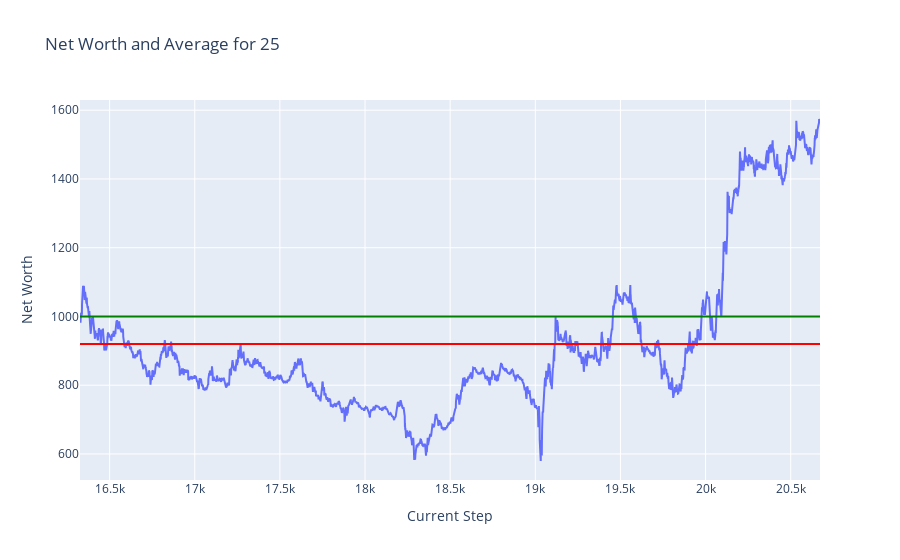
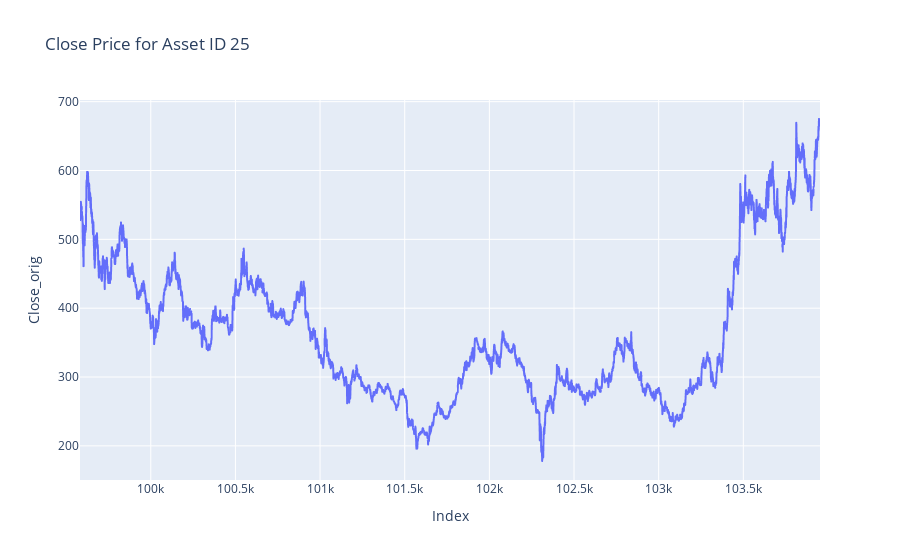

The notebook cell saved with these charts, in order:
### Markdown cell above
## Plots

### Code cell
token = 25
plot_token_data(df = test_hist_df, token = token)
plot_close_by_asset(df= test_df, asset_id= token)

### Figure 1 — Plotly figure (JSON) as saved in the notebook; plotly's stock layout.template omitted (floating-point values rounded to 4 significant figures; data arrays with more than 128 entries replaced by an {"elided": "..."} marker saying what was removed)
{"data": [{"mode": "lines", "name": "Net Worth", "type": "scatter", "x": {"elided": "4347 int values"}, "y": {"elided": "4347 float values"}}], "layout": {"shapes": [{"line": {"color": "green"}, "name": "Net Worth = 1000", "type": "line", "x0": 0, "x1": 1, "xref": "x domain", "y0": 1000, "y1": 1000, "yref": "y"}, {"line": {"color": "red"}, "name": "Average Net Worth = 919.80", "type": "line", "x0": 0, "x1": 1, "xref": "x domain", "y0": 919.8, "y1": 919.8, "yref": "y"}], "title": {"text": "Net Worth and Average for 25"}, "xaxis": {"title": {"text": "Current Step"}}, "yaxis": {"title": {"text": "Net Worth"}}}}

### Figure 2 — Plotly figure (JSON) as saved in the notebook; plotly's stock layout.template omitted (floating-point values rounded to 4 significant figures; data arrays with more than 128 entries replaced by an {"elided": "..."} marker saying what was removed)
{"data": [{"hovertemplate": "Index=%{x}<br>Close_orig=%{y}<extra></extra>", "legendgroup": "", "line": {"color": "#636efa", "dash": "solid"}, "marker": {"symbol": "circle"}, "mode": "lines", "name": "", "showlegend": false, "type": "scattergl", "x": {"elided": "4372 int values"}, "xaxis": "x", "y": {"elided": "4372 float values"}, "yaxis": "y"}], "layout": {"legend": {"tracegroupgap": 0}, "title": {"text": "Close Price for Asset ID 25"}, "xaxis": {"anchor": "y", "domain": [0, 1], "title": {"text": "Index"}}, "yaxis": {"anchor": "x", "domain": [0, 1], "title": {"text": "Close_orig"}}}}
